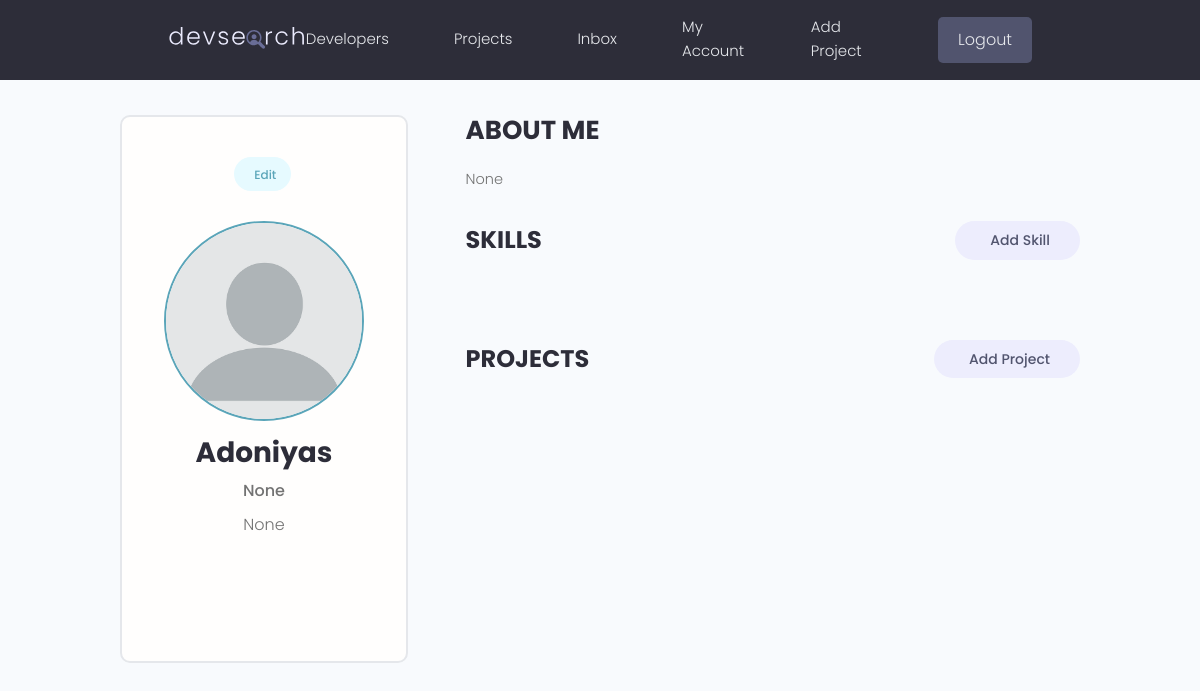
/account (signed in), run on an earlier commit of the app's database.
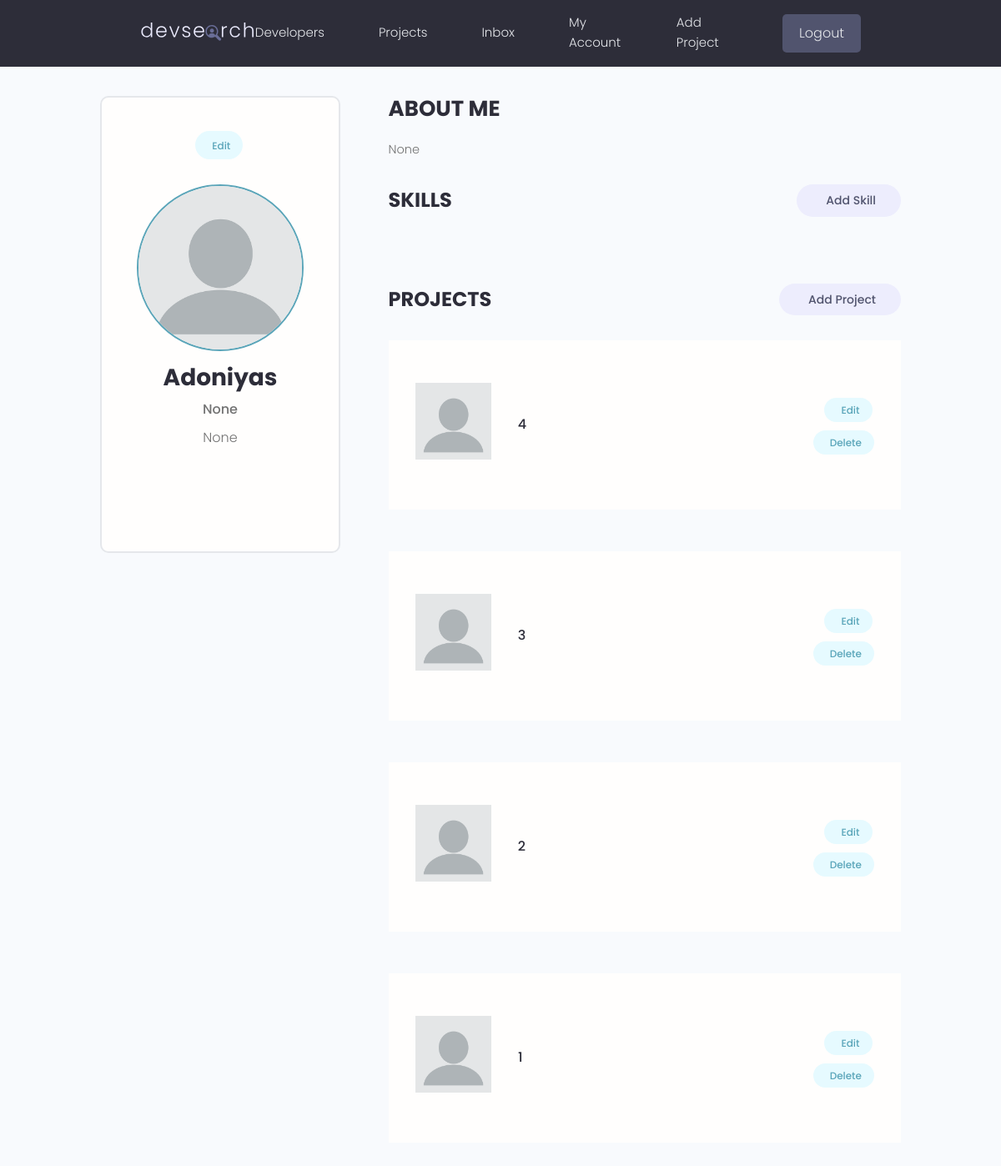
And on a later commit of the database.
### projects/models.py (models this page shows, shortened)
class Project(models.Model):
    id = models.UUIDField(default = uuid4, unique=True, primary_key=True, editable=False)
    owner = models.ForeignKey(Profile, on_delete=models.CASCADE, null= True)
    title = models.CharField(max_length=200)
    description = models.TextField(null=True, blank=True)
    featured_img = models.ImageField(upload_to="project_img")
    demo_link = models.CharField(max_length=200, null= True, blank=True)
    source_link = models.CharField(max_length=200, null= True, blank=True)
    vote_ratio = models.IntegerField(default=0, null=True, blank=True)
    vote_count = models.IntegerField(default=0, null=True, blank=True)
    tags = models.ManyToManyField('Tag', blank = True)
    created_at = models.DateTimeField(auto_now_add=True)
    class Meta:
        ordering = ['-created_at']

### users/views.py (the view)
# urls.py: path("account", views.user_account, name="user-account"),
@login_required(login_url='login')
def user_account(request):
    profile = request.user.profile
    skills = profile.skill_set.all()
    projects = profile.project_set.all()
    context = {"profile": profile, "skills":skills, "projects": projects}
    return render(request, "users/account.html", context)

### users/templates/users/account.html (shortened to what this page needs)
{% extends 'base.html' %}
{% block content %}
  <main class="settingsPage profile my-md">
    <div class="container">
      <div class="layout">
        <div class="column column--1of3">
          <div class="card text-center">
            <div class="card__body dev">
              <a class="tag tag--pill tag--main settings__btn" href="{% url 'edit-account' %}"> Edit</a>
              <img class="avatar avatar--xl dev__avatar" src="{{profile.profile_pic.url}}" />
              <h2 class="dev__name">{{profile.name}}</h2>
              <p class="dev__title">{{profile.short_intro}}</p>
              <p class="dev__location">{{profile.location}}</p>
              <ul class="dev__social">
              </ul>
            </div>
          </div>
        </div>
        <div class="column column--2of3">
          <div class="devInfo">
            <h3 class="devInfo__title">About Me</h3>
            <p class="devInfo__about">
              {{profile.bio}}
            </p>
          </div>
          <div class="settings">
            <h3 class="settings__title">Skills</h3>
            <a class="tag tag--pill tag--sub settings__btn tag--lg" href="{% url 'add-skill' %}"> Add Skill</a>
          </div>
          <div class="settings">
            <h3 class="settings__title">Projects</h3>
            <a class="tag tag--pill tag--sub settings__btn tag--lg" href="#"> Add Project</a>
          </div>
          {% for project in projects %}
          <table class="settings__table">
            <tr>
              <td class="settings__thumbnail">
                <a href="{% url 'project' project.id %}"><img src="{{project.featured_img.url}}" alt="Project Thumbnail" /></a>
              </td>
              <td class="settings__tableInfo">
                <a href="{% url 'project' project.id %}">{{project.title}}</a>
              </td>
              <td class="settings__tableActions">
                <a class="tag tag--pill tag--main settings__btn" href="{% url 'edit_project' project.id %}"> Edit</a>
                <a class="tag tag--pill tag--main settings__btn" href="{% url 'delete_project' project.id %}">
                  Delete</a>
              </td>
            </tr>
            {% endfor %}
          </table>
        </div>
      </div>
    </div>
  </main>
{% endblock %}

What changed in the data, as far as the page shows it:
added Project: featured_img (placeholder picture), title "4"
added Project: featured_img (placeholder picture), title "3"
added Project: featured_img (placeholder picture), title "2"
added Project: featured_img (placeholder picture), title "1"
